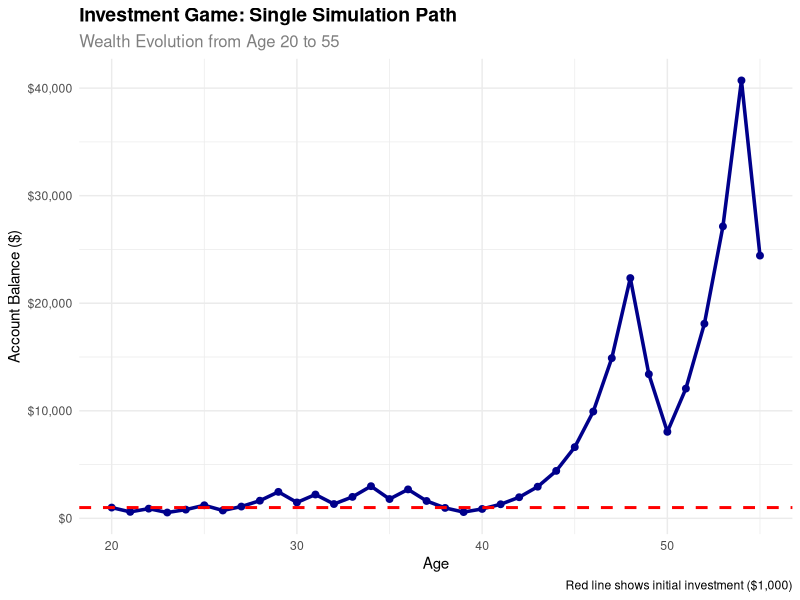
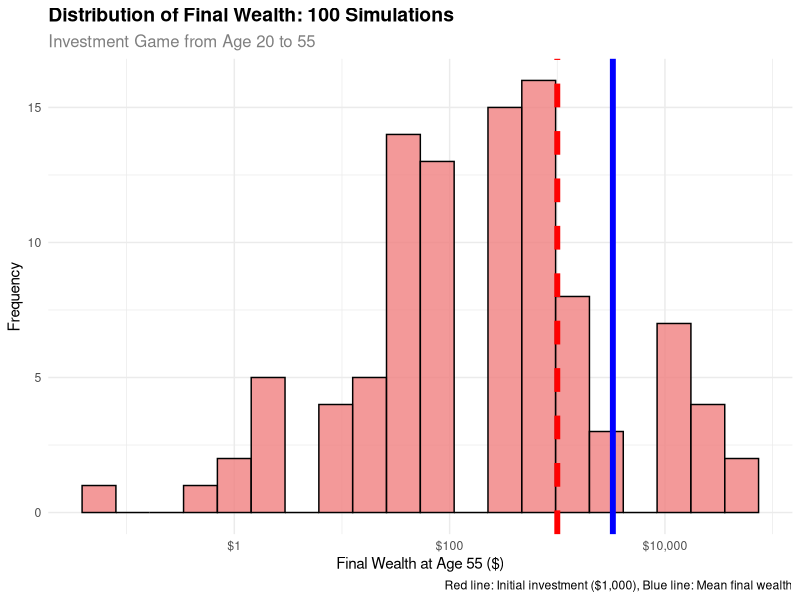
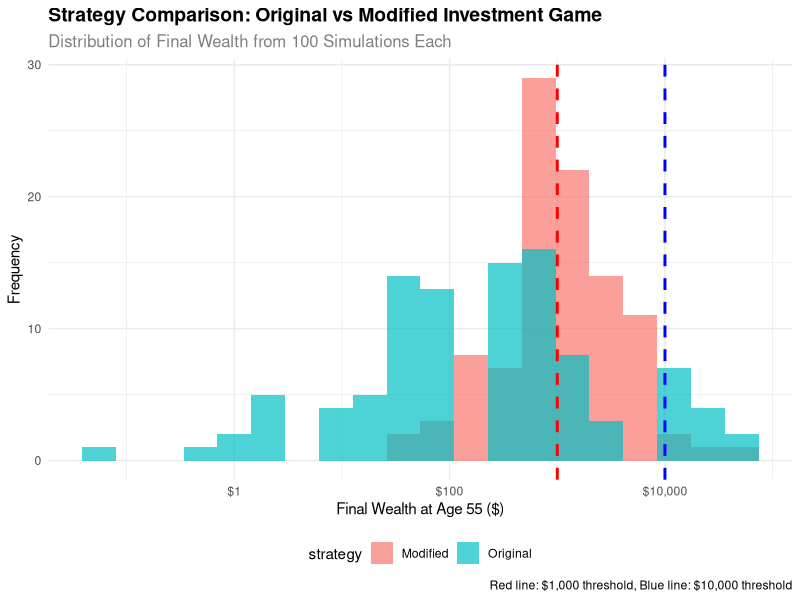

Source code (R) for these figures, in order:
## ---- chunk 1
#| label: expected-value-analysis
#| echo: false

# Expected value calculation for one coin flip
initial_wealth <- 1000
prob_heads <- 0.5
prob_tails <- 0.5

# If heads: wealth becomes 1.5 * initial_wealth
wealth_if_heads <- 1.5 * initial_wealth

# If tails: wealth becomes 0.6 * initial_wealth  
wealth_if_tails <- 0.6 * initial_wealth

# Expected value = probability * outcome for each scenario
expected_value <- prob_heads * wealth_if_heads + prob_tails * wealth_if_tails

cat("Initial wealth: $", initial_wealth, "\n")
cat("Wealth if heads (50% gain): $", wealth_if_heads, "\n")
cat("Wealth if tails (40% loss): $", wealth_if_tails, "\n")
cat("Expected value after 1 flip: $", expected_value, "\n")
cat("Expected gain/loss: $", expected_value - initial_wealth, "\n")
## ---- chunk 2
#| label: expectation-analysis
#| echo: false

# The expected value is positive ($1,050 > $1,000)
# But let's think about this more carefully...

# Expected return per flip
expected_return <- (1.5 * 0.5) + (0.6 * 0.5)
cat("Expected return per flip: ", expected_return, "\n")
cat("This means we expect a ", (expected_return - 1) * 100, "% gain per flip\n")
## ---- chunk 3
#| label: single-simulation
#| fig-cap: Single simulation of investment game over 35 years (age 20 to 55)
#| echo: false

suppressPackageStartupMessages(library(tidyverse))
suppressPackageStartupMessages(library(ggplot2))

# Set seed for reproducibility
set.seed(123)

# Parameters
initial_wealth <- 1000
age_start <- 20
age_end <- 55
years <- age_end - age_start

# Simulate one path of the investment game
simulate_investment_path <- function(initial, years) {
  wealth <- initial
  path <- numeric(years + 1)
  path[1] <- initial
  
  for (i in 1:years) {
    coin_flip <- rbinom(1, 1, 0.5)
    if (coin_flip == 1) {
      wealth <- wealth * 1.5  # 50% gain
    } else {
      wealth <- wealth * 0.6   # 40% loss
    }
    path[i + 1] <- wealth
  }
  
  return(path)
}

# Run single simulation
wealth_path <- simulate_investment_path(initial_wealth, years)

# Create data frame
simulation_data <- tibble(
  age = age_start:age_end,
  wealth = wealth_path
)

# Create time series plot
ggplot(simulation_data, aes(x = age, y = wealth)) +
  geom_line(color = "darkblue", linewidth = 1.2) +
  geom_point(color = "darkblue", size = 2) +
  geom_hline(yintercept = initial_wealth, color = "red", linetype = "dashed", linewidth = 1) +
  labs(
    title = "Investment Game: Single Simulation Path",
    subtitle = "Wealth Evolution from Age 20 to 55",
    x = "Age",
    y = "Account Balance ($)",
    caption = "Red line shows initial investment ($1,000)"
  ) +
  scale_y_continuous(labels = scales::dollar_format()) +
  theme_minimal() +
  theme(
    plot.title = element_text(size = 14, face = "bold"),
    plot.subtitle = element_text(size = 12, color = "gray50")
  )

# Show final results
final_wealth <- tail(wealth_path, 1)
cat("Initial wealth: $", initial_wealth, "\n")
cat("Final wealth at age 55: $", round(final_wealth, 2), "\n")
cat("Total return: ", round((final_wealth/initial_wealth - 1) * 100, 1), "%\n")
cat("Am I happy? ", ifelse(final_wealth > initial_wealth, "Yes!", "No..."), "\n")
## ---- chunk 4
#| label: multiple-simulations
#| fig-cap: Distribution of final wealth from 100 simulations of the investment game
#| echo: false

# Set seed for reproducibility
set.seed(456)

# Parameters
n_sims <- 100
initial_wealth <- 1000
years <- 35  # Age 20 to 55

# Simulate multiple paths
simulate_final_wealth <- function(initial, years) {
  wealth <- initial
  for (i in 1:years) {
    coin_flip <- rbinom(1, 1, 0.5)
    if (coin_flip == 1) {
      wealth <- wealth * 1.5  # 50% gain
    } else {
      wealth <- wealth * 0.6   # 40% loss
    }
  }
  return(wealth)
}

# Run 100 simulations
final_wealths <- replicate(n_sims, simulate_final_wealth(initial_wealth, years))

# Create data frame
simulation_results <- tibble(
  sim_num = 1:n_sims,
  final_wealth = final_wealths
)

# Create histogram
ggplot(simulation_results, aes(x = final_wealth)) +
  geom_histogram(bins = 20, fill = "lightcoral", alpha = 0.8, color = "black") +
  geom_vline(xintercept = initial_wealth, color = "red", linetype = "dashed", linewidth = 2) +
  geom_vline(xintercept = mean(final_wealths), color = "blue", linetype = "solid", linewidth = 2) +
  labs(
    title = "Distribution of Final Wealth: 100 Simulations",
    subtitle = "Investment Game from Age 20 to 55",
    x = "Final Wealth at Age 55 ($)",
    y = "Frequency",
    caption = "Red line: Initial investment ($1,000), Blue line: Mean final wealth"
  ) +
  scale_x_continuous(labels = scales::dollar_format(), trans = "log10") +
  theme_minimal() +
  theme(
    plot.title = element_text(size = 14, face = "bold"),
    plot.subtitle = element_text(size = 12, color = "gray50")
  )

# Summary statistics
summary_stats <- simulation_results %>%
  summarise(
    mean_wealth = mean(final_wealth),
    median_wealth = median(final_wealth),
    min_wealth = min(final_wealth),
    max_wealth = max(final_wealth),
    prob_above_initial = mean(final_wealth > initial_wealth),
    prob_above_10000 = mean(final_wealth > 10000)
  )

print("Summary Statistics:")
print(summary_stats)

cat("\nKey Insights:\n")
cat("- Mean final wealth: $", round(summary_stats$mean_wealth, 2), "\n")
cat("- Median final wealth: $", round(summary_stats$median_wealth, 2), "\n")
cat("- Probability of ending above $1,000: ", round(summary_stats$prob_above_initial, 3), "\n")
cat("- Probability of ending above $10,000: ", round(summary_stats$prob_above_10000, 3), "\n")
## ---- chunk 5
#| label: probability-analysis
#| echo: false

# Calculate probability from our simulation results
prob_above_1000 <- mean(final_wealths > initial_wealth)

cat("Probability of ending above $1,000: ", round(prob_above_1000, 3), "\n")
cat("This means ", round(prob_above_1000 * 100, 1), "% of simulations ended above the initial investment\n")
cat("And ", round((1 - prob_above_1000) * 100, 1), "% ended below the initial investment\n")

# Let's also look at some other thresholds
cat("\nOther probability thresholds:\n")
cat("Probability above $500: ", round(mean(final_wealths > 500), 3), "\n")
cat("Probability above $5,000: ", round(mean(final_wealths > 5000), 3), "\n")
cat("Probability above $10,000: ", round(mean(final_wealths > 10000), 3), "\n")
cat("Probability above $100,000: ", round(mean(final_wealths > 100000), 3), "\n")
## ---- chunk 6
#| label: modified-strategy
#| fig-cap: Comparison of original vs modified investment strategies
#| echo: false

# Set seed for reproducibility
set.seed(789)

# Modified strategy: Bet exactly 50% of current balance each round
simulate_modified_strategy <- function(initial, years) {
  wealth <- initial
  for (i in 1:years) {
    coin_flip <- rbinom(1, 1, 0.5)
    bet_amount <- wealth * 0.5  # Bet 50% of current wealth
    
    if (coin_flip == 1) {
      # Heads: 50% gain on the bet
      wealth <- wealth - bet_amount + bet_amount * 1.5
    } else {
      # Tails: 40% loss on the bet
      wealth <- wealth - bet_amount + bet_amount * 0.6
    }
  }
  return(wealth)
}

# Run 100 simulations of modified strategy
modified_wealths <- replicate(n_sims, simulate_modified_strategy(initial_wealth, years))

# Create comparison data
comparison_data <- tibble(
  strategy = rep(c("Original", "Modified"), each = n_sims),
  final_wealth = c(final_wealths, modified_wealths)
)

# Create comparison plot
ggplot(comparison_data, aes(x = final_wealth, fill = strategy)) +
  geom_histogram(alpha = 0.7, bins = 20, position = "identity") +
  geom_vline(xintercept = 1000, color = "red", linetype = "dashed", linewidth = 1) +
  geom_vline(xintercept = 10000, color = "blue", linetype = "dashed", linewidth = 1) +
  labs(
    title = "Strategy Comparison: Original vs Modified Investment Game",
    subtitle = "Distribution of Final Wealth from 100 Simulations Each",
    x = "Final Wealth at Age 55 ($)",
    y = "Frequency",
    caption = "Red line: $1,000 threshold, Blue line: $10,000 threshold"
  ) +
  scale_x_continuous(labels = scales::dollar_format(), trans = "log10") +
  theme_minimal() +
  theme(
    plot.title = element_text(size = 14, face = "bold"),
    plot.subtitle = element_text(size = 12, color = "gray50"),
    legend.position = "bottom"
  )

# Calculate probabilities for both strategies
prob_original_above_10000 <- mean(final_wealths > 10000)
prob_modified_above_10000 <- mean(modified_wealths > 10000)

cat("Strategy Comparison Results:\n")
cat("Original Strategy:\n")
cat("  Probability above $1,000: ", round(mean(final_wealths > 1000), 3), "\n")
cat("  Probability above $10,000: ", round(prob_original_above_10000, 3), "\n")
cat("  Mean final wealth: $", round(mean(final_wealths), 2), "\n")

cat("\nModified Strategy:\n")
cat("  Probability above $1,000: ", round(mean(modified_wealths > 1000), 3), "\n")
cat("  Probability above $10,000: ", round(prob_modified_above_10000, 3), "\n")
cat("  Mean final wealth: $", round(mean(modified_wealths), 2), "\n")

cat("\nComparison:\n")
cat("Modified strategy probability above $10,000 is ", 
    ifelse(prob_modified_above_10000 > prob_original_above_10000, "HIGHER", "LOWER"), 
    " than original strategy\n")
